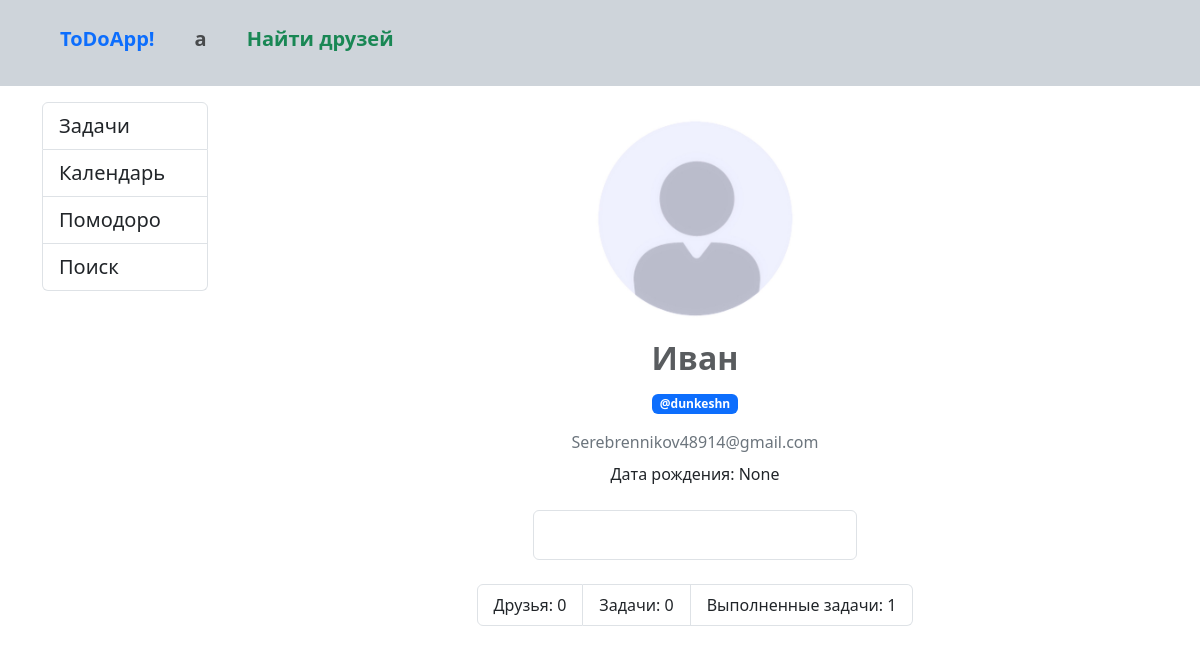
Before: /profile/1 (signed in) with the older database file.
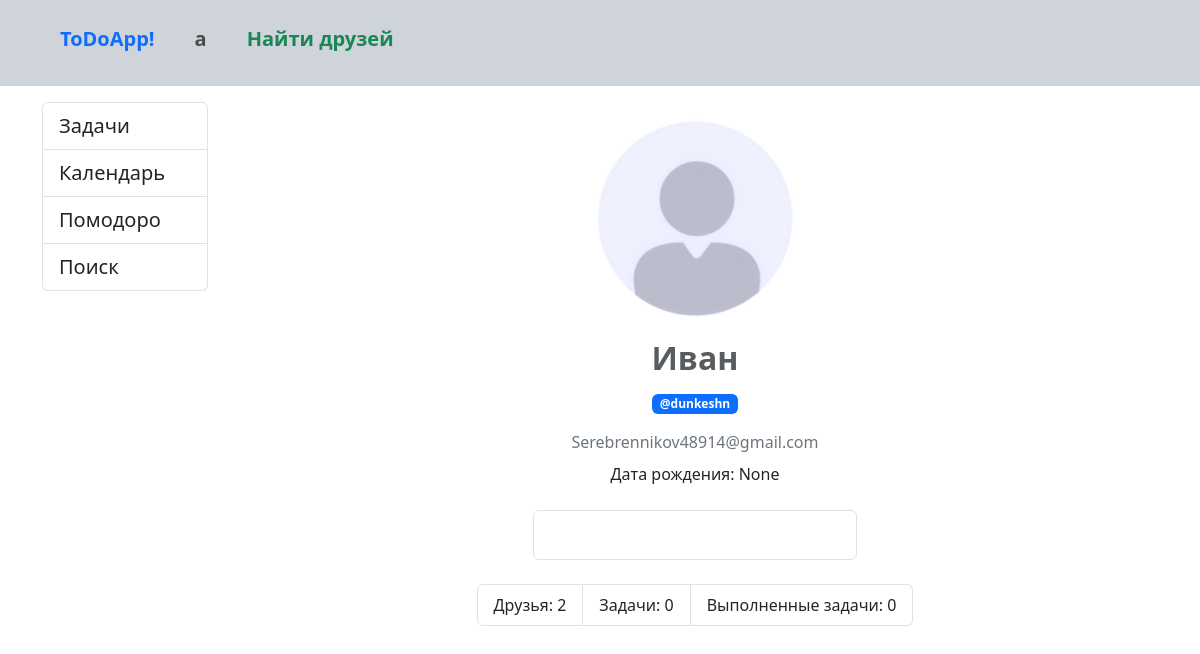
After: the same page with the newer database file.
### core/models.py (models this page shows, shortened)
class Users(AbstractUser):
    first_name = models.CharField(max_length=100,
                                  verbose_name='Имя')
    last_name = models.CharField(max_length=100,
                                 blank=True,
                                 verbose_name='Фамилия')
    username = models.CharField(max_length=100,
                                unique=True,
                                verbose_name='Никнейм')
    email = models.CharField(max_length=100,
                             unique=True,
                             verbose_name='Почта')
    about = models.TextField(blank=True,
                             verbose_name='О себе')
    date_of_birth = models.DateField(null=True,
                                     blank=True,
                                     verbose_name='Дата рождения')
    picture = models.ImageField(upload_to='pictures',
                                null=True,
                                blank=True,
                                default='pictures/default.jpg',
                                verbose_name='Фото')
    friends = models.ManyToManyField('self',
                                     blank=True,
                                     verbose_name='Друзья',
                                     symmetrical=False)
    password = models.CharField(max_length=100,
                                verbose_name='Пароль')
    class Meta:
        verbose_name = 'Пользователь'
        verbose_name_plural = 'Пользователи'
        ordering = ['email']

### core/views.py (the view)
# urls.py: path('profile/<int:user_id>', Profile.as_view(), name='profile'),
class Profile(LoginRequiredMixin, TemplateView):
    template_name = 'core/profile.html'
    model = models.Users
    context_object_name = 'profile'
    def get_context_data(self, *, object_list=None, **kwargs):
        context = super().get_context_data()
        user_id = self.kwargs.get('user_id')
        user = models.Users.objects.get(
            id=user_id)
        context['authuser'] = self.request.user
        context['user'] = user
        context['tasksnotdone'] = models.Tasks.objects.filter(owners=user, completed=False)
        context['tasksdone'] = models.Tasks.objects.filter(owners=user, completed=True)
        return context

### core/templates/core/profile.html (shortened to what this page needs)
{% extends "base.html" %}
{% load django_bootstrap5 %}
{% block sidebar %}
<div class="col-md-2">
    <div class="list-group">
        <a type="button" href="{% url 'tasks' %}" class="list-group-item list-group-item-action fs-5">Задачи</a>
        <a type="button" href="{% url 'calendar' %}" class="list-group-item list-group-item-action fs-5">Календарь</a>
        <a type="button" href="{% url 'pomodoro' %}" class="list-group-item list-group-item-action fs-5">Помодоро</a>
        <a type="button" href="{% url 'search' %}" class="list-group-item list-group-item-action fs-5">Поиск</a>
    </div>
</div>
{% endblock %}
{% block content %}
<div class="col-md-10">
    <div class="justify-content-center mt-3 text-center">
        <div class="user_picture">
            <img src="{{ user.picture.url }}"
                 class="rounded mx-auto d-block img-fluid"
                 style="height: 200px; width: 200px; object-fit: cover;
"
                 alt="You">
        </div>
        <div class="user_name mt-4 fs-2 fw-bold text-muted lh-1">
            <p>
                {{ user.first_name }}
            </p>
        </div>
        <div class="username text-dark badge bg-primary text-wrap text-white">
            @{{ user.username }}
        </div>
        <div class="user_email text-secondary mt-3">
            {{ user.email }}
        </div>
        <div class="user_birth mt-2">
            Дата рождения: {{ user.date_of_birth }}
        </div>
        <div class="user_about d-flex justify-content-center mt-4">
            <input class="form-control" type="text" style="width: 35%; height: 50px;" value="{{ user.about }}"
                   aria-label="readonly input example"
                   readonly>
        </div>
        <div class="user_stats d-flex justify-content-center mt-4">
            <ul class="list-group list-group-horizontal">
                <a href="{% url 'user_friends' user.id %}" class="list-group-item">Друзья: {{ user.friends.all.count }}</a>
                <a href="{% url 'tasks' %}" class="list-group-item">Задачи: {{ tasksnotdone.count }}</a>
                <a href="{% url 'tasks' %}" class="list-group-item">Выполненные задачи: {{ tasksdone.count }}</a>
            </ul>
        </div>
    </div>
</div>
{% endblock %}

Changed rows visible on the page:
changed Users "Иван": friends.all.count "0" → "2"
Other visible differences:
{{ tasksdone.count }}: "1" → "0"
